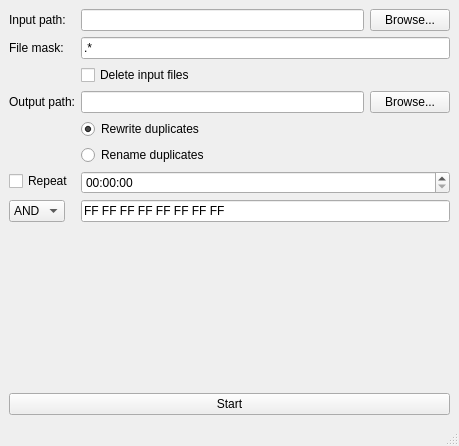
<?xml version="1.0" encoding="UTF-8"?>
<ui version="4.0">
 <class>MainWindow</class>
 <widget class="QMainWindow" name="MainWindow">
  <property name="geometry">
   <rect>
    <x>0</x>
    <y>0</y>
    <width>459</width>
    <height>446</height>
   </rect>
  </property>
  <property name="windowTitle">
   <string>MainWindow</string>
  </property>
  <widget class="QWidget" name="centralwidget">
   <layout class="QGridLayout" name="gridLayout_2">
    <item row="1" column="1">
     <spacer name="verticalSpacer">
      <property name="orientation">
       <enum>Qt::Orientation::Vertical</enum>
      </property>
      <property name="sizeHint" stdset="0">
       <size>
        <width>20</width>
        <height>40</height>
       </size>
      </property>
     </spacer>
    </item>
    <item row="0" column="1">
     <layout class="QFormLayout" name="formLayout">
      <property name="sizeConstraint">
       <enum>QLayout::SizeConstraint::SetDefaultConstraint</enum>
      </property>
      <item row="0" column="0">
       <widget class="QLabel" name="inputPathLabel">
        <property name="text">
         <string>Input path:</string>
        </property>
       </widget>
      </item>
      <item row="0" column="1">
       <layout class="QHBoxLayout" name="inputPathLayout">
        <item>
         <widget class="QLineEdit" name="inputPathInput"/>
        </item>
        <item>
         <widget class="QPushButton" name="inputPathButton">
          <property name="text">
           <string>Browse...</string>
          </property>
         </widget>
        </item>
       </layout>
      </item>
      <item row="2" column="0">
       <widget class="QLabel" name="fileMaskLabel">
        <property name="text">
         <string>File mask:</string>
        </property>
       </widget>
      </item>
      <item row="2" column="1">
       <widget class="QLineEdit" name="fileMaskInput">
        <property name="text">
         <string>.*</string>
        </property>
        <property name="placeholderText">
         <string>regex</string>
        </property>
       </widget>
      </item>
      <item row="4" column="0">
       <widget class="QLabel" name="outputPathLabel">
        <property name="text">
         <string>Output path:</string>
        </property>
       </widget>
      </item>
      <item row="4" column="1">
       <layout class="QHBoxLayout" name="outputPathLayout">
        <item>
         <widget class="QLineEdit" name="outputPathInput">
          <property name="text">
           <string/>
          </property>
         </widget>
        </item>
        <item>
         <widget class="QPushButton" name="outputPathButton">
          <property name="text">
           <string>Browse...</string>
          </property>
         </widget>
        </item>
       </layout>
      </item>
      <item row="5" column="1">
       <widget class="QRadioButton" name="rewriteButton">
        <property name="text">
         <string>Rewrite duplicates</string>
        </property>
        <property name="checked">
         <bool>true</bool>
        </property>
        <attribute name="buttonGroup">
         <string notr="true">duplicatePolicyGroup</string>
        </attribute>
       </widget>
      </item>
      <item row="6" column="1">
       <widget class="QRadioButton" name="renameButton">
        <property name="text">
         <string>Rename duplicates</string>
        </property>
        <attribute name="buttonGroup">
         <string notr="true">duplicatePolicyGroup</string>
        </attribute>
       </widget>
      </item>
      <item row="8" column="1">
       <widget class="QLineEdit" name="bitMaskInput">
        <property name="inputMask">
         <string>HH HH HH HH HH HH HH HH</string>
        </property>
        <property name="text">
         <string>FF FF FF FF FF FF FF FF</string>
        </property>
        <property name="placeholderText">
         <string>FF FF FF FF FF FF FF FF</string>
        </property>
       </widget>
      </item>
      <item row="8" column="0">
       <widget class="QComboBox" name="operatorComboBox">
        <item>
         <property name="text">
          <string>AND</string>
         </property>
        </item>
        <item>
         <property name="text">
          <string>OR</string>
         </property>
        </item>
        <item>
         <property name="text">
          <string>XOR</string>
         </property>
        </item>
       </widget>
      </item>
      <item row="3" column="1">
       <widget class="QCheckBox" name="deleteInputFilesCheckBox">
        <property name="text">
         <string>Delete input files</string>
        </property>
       </widget>
      </item>
      <item row="7" column="0">
       <widget class="QCheckBox" name="repeatCheckBox">
        <property name="text">
         <string>Repeat</string>
        </property>
       </widget>
      </item>
      <item row="7" column="1">
       <widget class="QTimeEdit" name="timeEdit">
        <property name="currentSection">
         <enum>QDateTimeEdit::Section::SecondSection</enum>
        </property>
        <property name="displayFormat">
         <string>HH:mm:ss</string>
        </property>
       </widget>
      </item>
     </layout>
    </item>
    <item row="2" column="1">
     <widget class="QPushButton" name="startButton">
      <property name="text">
       <string>Start</string>
      </property>
     </widget>
    </item>
   </layout>
  </widget>
  <widget class="QMenuBar" name="menubar">
   <property name="geometry">
    <rect>
     <x>0</x>
     <y>0</y>
     <width>459</width>
     <height>23</height>
    </rect>
   </property>
  </widget>
  <widget class="QStatusBar" name="statusbar"/>
 </widget>
 <resources/>
 <connections/>
 <buttongroups>
  <buttongroup name="duplicatePolicyGroup"/>
 </buttongroups>
</ui>
